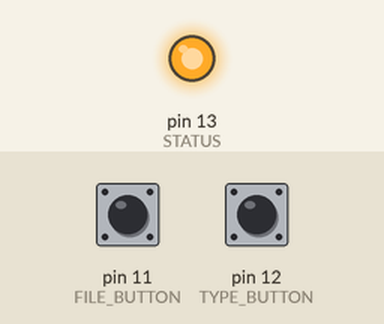
Bench run of a sketch on a simulated Arduino Leonardo, built with avr-gcc and run on an emulated ATmega32U4. Parts: output pins drawn as LEDs (lit = HIGH). Dashed ring = blinking. The test bench sets the inputs (shaded band); at power-on: pin 11 (FILE_BUTTON) HIGH, pin 12 (TYPE_BUTTON) HIGH. Storage starts empty; USB keyboard and mouse output is not drawn.

Above: at 1.2 s.
1.3 s: pin 11 (FILE_BUTTON) pulled LOW for 0.15 s
At 1.4 s:
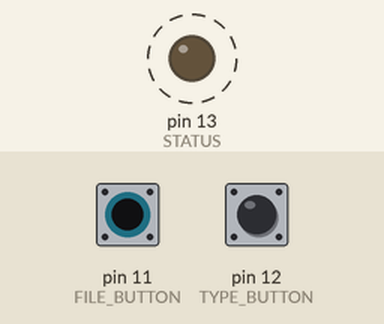
4.3 s: pin 11 (FILE_BUTTON) pulled LOW for 3.2 s
At 4.4 s:
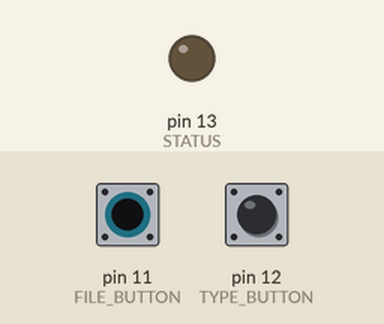
Timing chart, 0 to 8.8 s (numbered marks = the images above; inputs shaded):
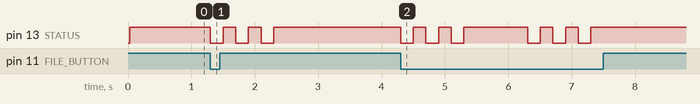

The sketch:

antikeylogger.ino
```cpp
/* SD MOSI 11
 *    MISO 12
 *    CLK 13
 *    CSB 4
 *
 */


#define SD_CSB 4
#define STATUS 13
#define TYPE_BUTTON 12
#define FILE_BUTTON 11

#include <SD.h>
#include <SPI.h>
#include <Keyboard.h>

File root;
File currFile;

void setup() {
  // init
  SD.begin(SD_CSB);
  Keyboard.begin();

  root = SD.open("/");

  root.openNextFile();

  currFile = root.openNextFile();

  // button setup
  pinMode(TYPE_BUTTON, INPUT_PULLUP);
  pinMode(FILE_BUTTON, INPUT_PULLUP);
  pinMode(STATUS, OUTPUT);

  // turn on when ready
  digitalWrite(STATUS, HIGH);

}

void loop() {
  // test for button press
  if (digitalRead(TYPE_BUTTON) == LOW) {
    // test for EOF
    if (currFile.available()) {  Keyboard.write(currFile.read()); delay(50);  }
    else {  currFile.close();  }
  }

  // test for button press
  if (digitalRead(FILE_BUTTON) == LOW) {
    // load next file
    blinkLED();
    delay(1000);
    Keyboard.println();
    currFile.close();
    currFile = root.openNextFile();

    // test for end of dir
    if (!currFile) {  root.rewindDirectory(); root.openNextFile(); currFile = root.openNextFile();  }
  }
}

void blinkLED() {
  digitalWrite(13,LOW);
  delay(200);
  digitalWrite(13,HIGH);
  delay(200);
  digitalWrite(13,LOW);
  delay(200);
  digitalWrite(13,HIGH);
  delay(200);
  digitalWrite(13,LOW);
  delay(200);
  digitalWrite(13,HIGH);
}
```

Measured:
- after the input at 1.3 s, pin 13 (STATUS): alternates HIGH for 0.20 s and LOW for 0.20 s, 6 changes in all, then stays HIGH, starting at once
- after the input at 4.3 s, pin 13 (STATUS): HIGH → LOW at once, → HIGH 0.20 s later, → LOW 0.20 s later, → HIGH 0.20 s later, … (12 changes in this stretch)
